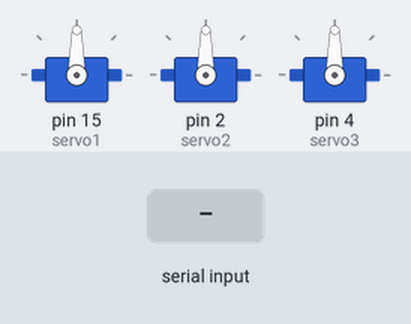
This sketch was run on a simulated Arduino Uno, built with avr-gcc and run on an emulated ATmega328P. Parts: 3 × servo. The inputs (shaded band) are chosen by the test bench.

Above: at 1.2 s.
1.3 s: "0" received over Serial
At 1.7 s:
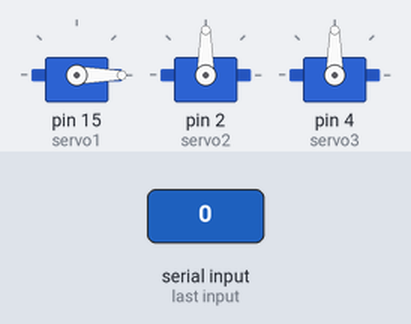
2.8 s: "1" received over Serial
At 4.0 s:
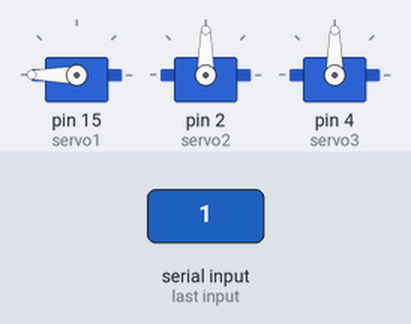
4.3 s: "2" received over Serial
At 5.2 s:
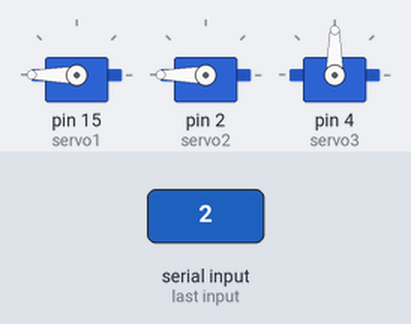
5.8 s: "3" received over Serial
At 6.3 s:
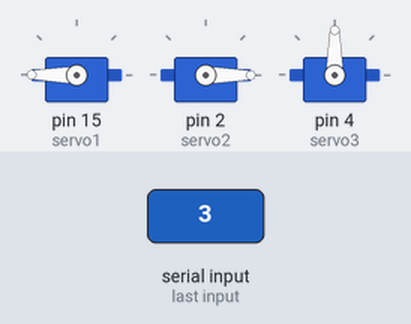
7.3 s: "4" received over Serial
At 8.5 s:
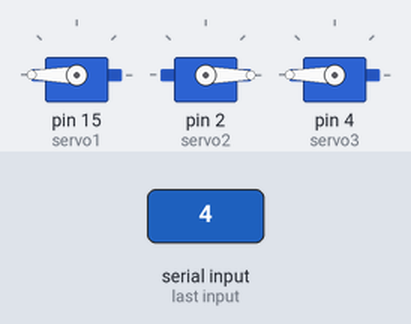
8.8 s: "5" received over Serial
At 9.8 s:
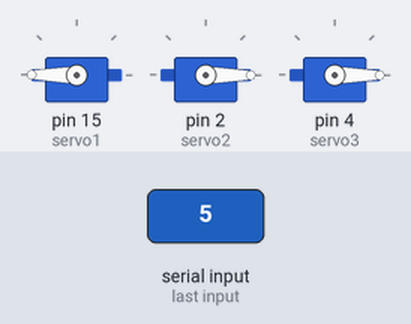
Timing chart, 0 to 11.3 s (numbered marks = the images above; inputs shaded):
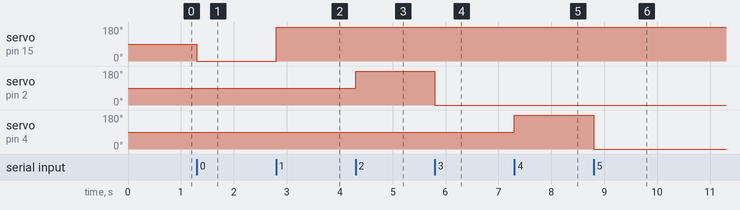

Measured:
- after the input at 1.3 s, servo on pin 15 (servo1): 90° → 0° at once
- after the input at 2.8 s, servo on pin 15 (servo1): 0° → 180° at once
- after the input at 4.3 s, servo on pin 2 (servo2): 90° → 180° at once
- after the input at 5.8 s, servo on pin 2 (servo2): 180° → 0° at once
- after the input at 7.3 s, servo on pin 4 (servo3): 90° → 180° at once
- after the input at 8.8 s, servo on pin 4 (servo3): 180° → 0° at once

The sketch:

hands.ino
```cpp
char userInput;
#include <Servo.h>
Servo servo1;
Servo servo2;
Servo servo3;

void setup() {
  Serial.begin(9600);
  servo1.attach(15);
  servo2.attach(2);
  servo3.attach(4);
}

void loop() {
  if(Serial.available()>0){
    userInput = Serial.read();
    if(userInput == '0'){
      servo1.write(0);
    }
    else if(userInput == '1'){
      servo1.write(180);
    }
    if(userInput == '2'){
      servo2.write(180);
    }
    else if(userInput == '3')
      servo2.write(0);
    }

    if(userInput == '4'){
      servo3.write(180);
    }
    else if(userInput == '5'){
      servo3.write(0);
    }
}
```
